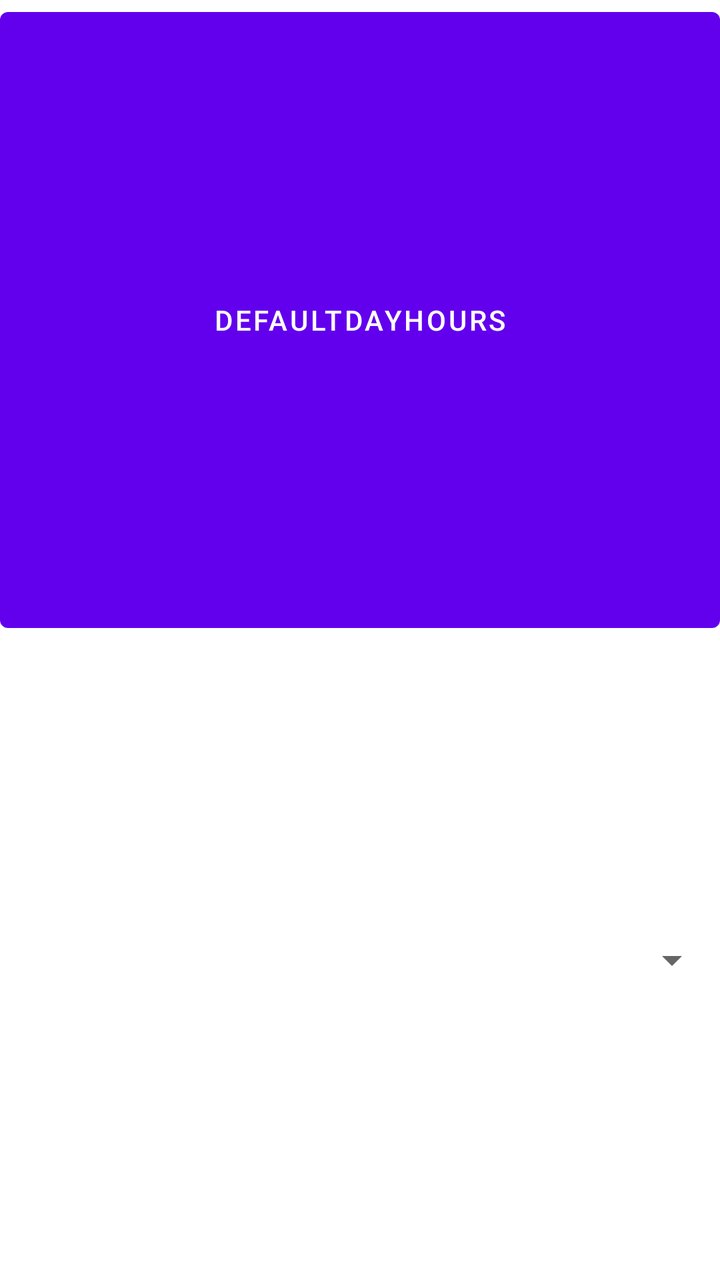
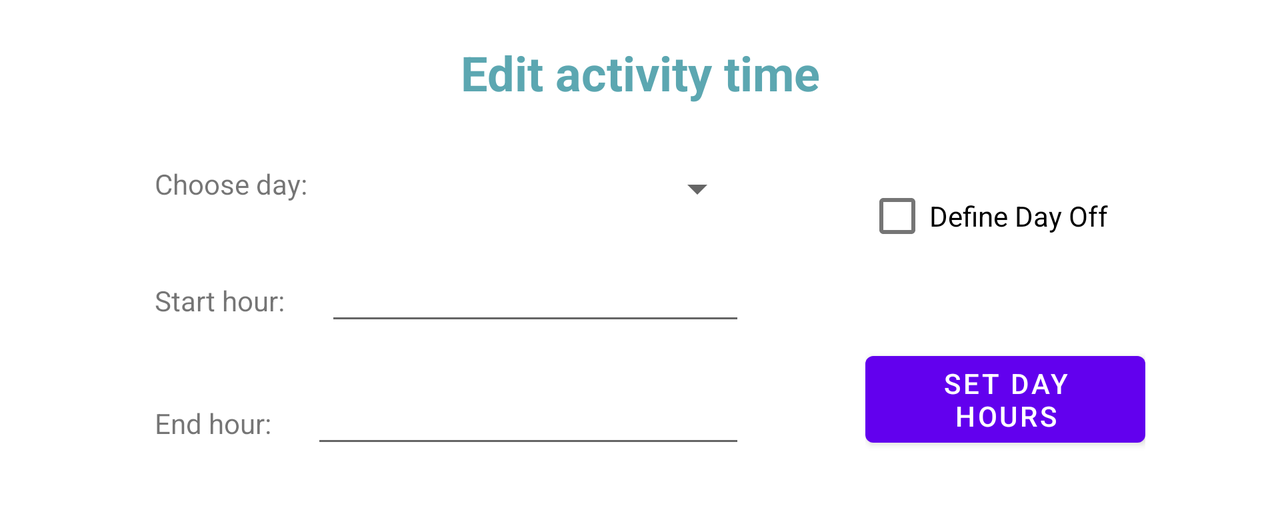

The same Android screen from two of the app's own layout files: first res/layout/ as a phone draws it, then the repository's variant for another configuration, drawn on a device whose configuration selects that folder. Both files follow.
<!-- AndroidManifest.xml: application theme Theme.HaircutScheduling -->
<!-- res/layout/fragment_edit_opening_hour.xml -->
<?xml version="1.0" encoding="utf-8"?>
<LinearLayout xmlns:android="http://schemas.android.com/apk/res/android"
    xmlns:tools="http://schemas.android.com/tools"
    android:layout_width="match_parent"
    android:layout_height="match_parent"
    android:orientation="vertical"
    tools:context=".fragments.EditOpeningHour">

    <Button
        android:id="@+id/buttonInitDaysHour"
        android:layout_width="match_parent"
        android:layout_height="match_parent"
        android:layout_weight="1"
        android:text="DefaultDayHours" />

    <Spinner
        android:id="@+id/dayChooseSpinner"
        android:layout_width="match_parent"
        android:layout_height="match_parent"
        android:spinnerMode="dropdown"
        android:layout_weight="1" />

</LinearLayout>
<!-- resources referenced by this layout -->
<resources>
  <style name="Theme.HaircutScheduling" parent="Theme.MaterialComponents.DayNight.DarkActionBar">
          
          <item name="colorPrimary">@color/purple_500</item>
          <item name="colorPrimaryVariant">@color/purple_700</item>
          <item name="colorOnPrimary">@color/white</item>
          
          <item name="colorSecondary">@color/teal_200</item>
          <item name="colorSecondaryVariant">@color/teal_700</item>
          <item name="colorOnSecondary">@color/black</item>
          
          <item name="android:statusBarColor" tools:targetApi="l">?attr/colorPrimaryVariant</item>
          
      </style>
</resources>
<!-- res/layout-land/fragment_edit_opening_hour.xml (the repository's variant of the layout above) -->
<!-- drawn on the phone turned sideways -->
<?xml version="1.0" encoding="utf-8"?>
<LinearLayout xmlns:android="http://schemas.android.com/apk/res/android"
    xmlns:tools="http://schemas.android.com/tools"
    android:layout_width="match_parent"
    android:layout_height="wrap_content"
    android:layout_margin="10dp"
    android:orientation="vertical"
    tools:context=".fragments.EditOpeningHour">

    <TextView
        android:id="@+id/textViewTitleChangeDayTime"
        android:layout_width="match_parent"
        android:layout_height="wrap_content"
        android:layout_gravity="center"
        android:layout_marginTop="10dp"
        android:layout_marginBottom="10dp"
        android:gravity="center"
        android:text="Edit activity time"
        android:textColor="#5CA7B1"
        android:textSize="24sp"
        android:textStyle="bold" />

    <LinearLayout
        android:layout_width="wrap_content"
        android:layout_height="match_parent"
        android:layout_gravity="center"
        android:orientation="horizontal">

        <LinearLayout
            android:layout_width="wrap_content"
            android:layout_height="match_parent"
            android:layout_margin="10dp"
            android:orientation="vertical">

            <LinearLayout
                android:layout_width="match_parent"
                android:layout_height="wrap_content"
                android:orientation="horizontal">

                <TextView
                    android:id="@+id/textViewSelectedDayTitle"
                    android:layout_width="wrap_content"
                    android:layout_height="wrap_content"
                    android:layout_margin="10dp"
                    android:text="Choose day:" />

                <Spinner
                    android:id="@+id/dayChooseSpinner"
                    android:layout_width="match_parent"
                    android:layout_height="wrap_content"
                    android:layout_margin="10dp"
                    android:padding="10dp"
                    android:spinnerMode="dropdown" />

            </LinearLayout>

            <LinearLayout
                android:layout_width="match_parent"
                android:layout_height="wrap_content"
                android:orientation="horizontal">

                <TextView
                    android:id="@+id/textViewChooseStartTitle"
                    android:layout_width="wrap_content"
                    android:layout_height="wrap_content"
                    android:layout_margin="10dp"
                    android:text="Start hour:" />

                <EditText
                    android:id="@+id/editTextTimeStart"
                    android:layout_width="match_parent"
                    android:layout_height="wrap_content"
                    android:layout_margin="10dp"
                    android:ems="10"
                    android:inputType="time" />
            </LinearLayout>

            <LinearLayout
                android:layout_width="match_parent"
                android:layout_height="wrap_content"
                android:orientation="horizontal">

                <TextView
                    android:id="@+id/textViewChooseEndTitle"
                    android:layout_width="wrap_content"
                    android:layout_height="wrap_content"
                    android:layout_margin="10dp"
                    android:text="End hour:" />

                <EditText
                    android:id="@+id/editTextTimeEnd"
                    android:layout_width="match_parent"
                    android:layout_height="wrap_content"
                    android:layout_margin="10dp"
                    android:ems="10"
                    android:inputType="time" />
            </LinearLayout>

        </LinearLayout>

        <LinearLayout
            android:layout_width="match_parent"
            android:layout_height="match_parent"
            android:layout_marginStart="40dp"
            android:layout_marginLeft="40dp"
            android:layout_marginTop="10dp"
            android:layout_marginEnd="10dp"
            android:layout_marginRight="10dp"
            android:layout_marginBottom="10dp"
            android:gravity="center"
            android:orientation="vertical">

            <CheckBox
                android:id="@+id/checkBoxDayOff"
                android:layout_width="match_parent"
                android:layout_height="wrap_content"
                android:layout_marginBottom="20dp"
                android:gravity="center|left"
                android:text="Define Day Off" />

            <Button
                android:id="@+id/buttonInitDaysHour"
                android:layout_width="140dp"
                android:layout_height="wrap_content"
                android:layout_gravity="center"
                android:layout_marginTop="20dp"
                android:gravity="center"
                android:text="Set day hours" />
        </LinearLayout>

    </LinearLayout>

</LinearLayout>
